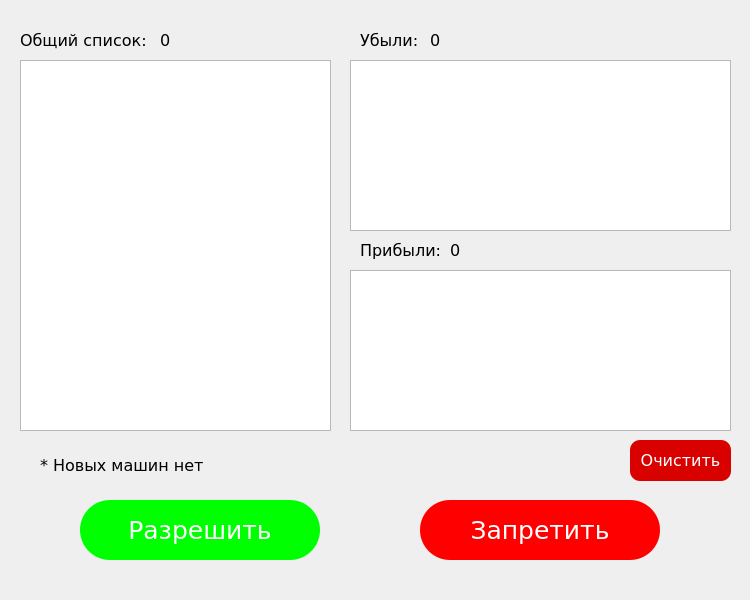
<?xml version="1.0" encoding="UTF-8"?>
<ui version="4.0">
 <class>DutyWindow</class>
 <widget class="QMainWindow" name="DutyWindow">
  <property name="geometry">
   <rect>
    <x>0</x>
    <y>0</y>
    <width>750</width>
    <height>600</height>
   </rect>
  </property>
  <property name="sizePolicy">
   <sizepolicy hsizetype="Fixed" vsizetype="Fixed">
    <horstretch>0</horstretch>
    <verstretch>0</verstretch>
   </sizepolicy>
  </property>
  <property name="minimumSize">
   <size>
    <width>600</width>
    <height>500</height>
   </size>
  </property>
  <property name="maximumSize">
   <size>
    <width>750</width>
    <height>600</height>
   </size>
  </property>
  <property name="font">
   <font>
    <family>Verdana</family>
    <pointsize>12</pointsize>
   </font>
  </property>
  <property name="windowTitle">
   <string>Дежурный по части</string>
  </property>
  <widget class="QWidget" name="centralwidget">
   <widget class="QPushButton" name="allow_btn">
    <property name="geometry">
     <rect>
      <x>80</x>
      <y>500</y>
      <width>240</width>
      <height>60</height>
     </rect>
    </property>
    <property name="styleSheet">
     <string notr="true">background-color: rgb(0, 255, 0);
font-size: 25px;
color: white;
border-radius: 30px;</string>
    </property>
    <property name="text">
     <string>Разрешить</string>
    </property>
   </widget>
   <widget class="QPushButton" name="forbid_btn">
    <property name="geometry">
     <rect>
      <x>420</x>
      <y>500</y>
      <width>240</width>
      <height>60</height>
     </rect>
    </property>
    <property name="styleSheet">
     <string notr="true">background-color: red;
font-size: 25px;
color: white;
border-radius: 30px;</string>
    </property>
    <property name="text">
     <string>Запретить</string>
    </property>
   </widget>
   <widget class="QLabel" name="label">
    <property name="geometry">
     <rect>
      <x>360</x>
      <y>30</y>
      <width>61</width>
      <height>20</height>
     </rect>
    </property>
    <property name="text">
     <string>Убыли:</string>
    </property>
   </widget>
   <widget class="QLabel" name="label_2">
    <property name="geometry">
     <rect>
      <x>360</x>
      <y>240</y>
      <width>81</width>
      <height>20</height>
     </rect>
    </property>
    <property name="text">
     <string>Прибыли:</string>
    </property>
   </widget>
   <widget class="QLabel" name="label_3">
    <property name="geometry">
     <rect>
      <x>20</x>
      <y>30</y>
      <width>141</width>
      <height>20</height>
     </rect>
    </property>
    <property name="text">
     <string>Общий список:</string>
    </property>
   </widget>
   <widget class="QLabel" name="new_car">
    <property name="geometry">
     <rect>
      <x>40</x>
      <y>450</y>
      <width>581</width>
      <height>31</height>
     </rect>
    </property>
    <property name="text">
     <string>* Новых машин нет</string>
    </property>
    <property name="textFormat">
     <enum>Qt::AutoText</enum>
    </property>
   </widget>
   <widget class="QPushButton" name="clean_btn">
    <property name="geometry">
     <rect>
      <x>630</x>
      <y>440</y>
      <width>101</width>
      <height>41</height>
     </rect>
    </property>
    <property name="styleSheet">
     <string notr="true">background-color:rgb(217, 0, 0);
border-radius: 10px;
color: white;
font-size: 16px;</string>
    </property>
    <property name="text">
     <string>Очистить</string>
    </property>
    <property name="icon">
     <iconset>
      <normaloff>../../Desktop/DIPLOMA/garbage.png</normaloff>../../Desktop/DIPLOMA/garbage.png</iconset>
    </property>
   </widget>
   <widget class="QListWidget" name="all_cars">
    <property name="geometry">
     <rect>
      <x>20</x>
      <y>60</y>
      <width>311</width>
      <height>371</height>
     </rect>
    </property>
   </widget>
   <widget class="QListWidget" name="departed_cars">
    <property name="geometry">
     <rect>
      <x>350</x>
      <y>60</y>
      <width>381</width>
      <height>171</height>
     </rect>
    </property>
   </widget>
   <widget class="QListWidget" name="arrived_cars">
    <property name="geometry">
     <rect>
      <x>350</x>
      <y>270</y>
      <width>381</width>
      <height>161</height>
     </rect>
    </property>
   </widget>
   <widget class="QLabel" name="depart_amount">
    <property name="geometry">
     <rect>
      <x>430</x>
      <y>20</y>
      <width>31</width>
      <height>41</height>
     </rect>
    </property>
    <property name="text">
     <string>0</string>
    </property>
   </widget>
   <widget class="QLabel" name="arrive_amount">
    <property name="geometry">
     <rect>
      <x>450</x>
      <y>230</y>
      <width>31</width>
      <height>41</height>
     </rect>
    </property>
    <property name="text">
     <string>0</string>
    </property>
   </widget>
   <widget class="QLabel" name="cars_amount">
    <property name="geometry">
     <rect>
      <x>160</x>
      <y>20</y>
      <width>31</width>
      <height>41</height>
     </rect>
    </property>
    <property name="text">
     <string>0</string>
    </property>
   </widget>
  </widget>
 </widget>
 <resources/>
 <connections/>
</ui>
